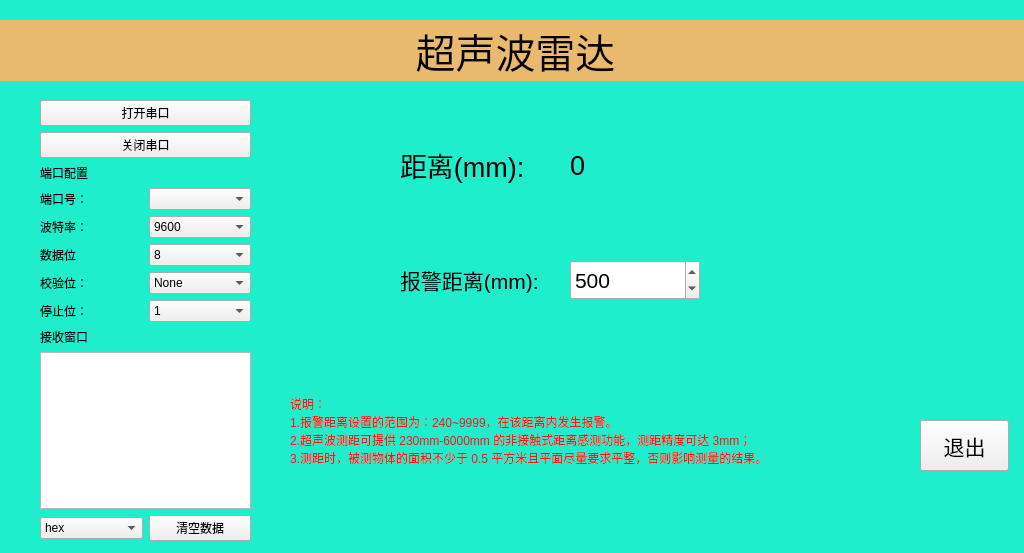
<?xml version="1.0" encoding="UTF-8"?>
<ui version="4.0">
 <class>SensorDemo</class>
 <widget class="QWidget" name="SensorDemo">
  <property name="geometry">
   <rect>
    <x>0</x>
    <y>0</y>
    <width>1024</width>
    <height>553</height>
   </rect>
  </property>
  <property name="windowTitle">
   <string>SensorDemo</string>
  </property>
  <widget class="QWidget" name="layoutWidget">
   <property name="geometry">
    <rect>
     <x>40</x>
     <y>100</y>
     <width>211</width>
     <height>441</height>
    </rect>
   </property>
   <layout class="QVBoxLayout" name="verticalLayout">
    <item>
     <widget class="QPushButton" name="open_port">
      <property name="text">
       <string>打开串口</string>
      </property>
     </widget>
    </item>
    <item>
     <widget class="QPushButton" name="close_port">
      <property name="text">
       <string>关闭串口</string>
      </property>
     </widget>
    </item>
    <item>
     <widget class="QLabel" name="label_3">
      <property name="text">
       <string>端口配置</string>
      </property>
     </widget>
    </item>
    <item>
     <layout class="QHBoxLayout" name="horizontalLayout">
      <item>
       <widget class="QLabel" name="label_4">
        <property name="text">
         <string>端口号：</string>
        </property>
       </widget>
      </item>
      <item>
       <widget class="QComboBox" name="com"/>
      </item>
     </layout>
    </item>
    <item>
     <layout class="QHBoxLayout" name="horizontalLayout_3">
      <item>
       <widget class="QLabel" name="label_6">
        <property name="text">
         <string>波特率：</string>
        </property>
       </widget>
      </item>
      <item>
       <widget class="QComboBox" name="baud">
        <item>
         <property name="text">
          <string>9600</string>
         </property>
        </item>
        <item>
         <property name="text">
          <string>2400</string>
         </property>
        </item>
        <item>
         <property name="text">
          <string>4800</string>
         </property>
        </item>
        <item>
         <property name="text">
          <string>14400</string>
         </property>
        </item>
       </widget>
      </item>
     </layout>
    </item>
    <item>
     <layout class="QHBoxLayout" name="horizontalLayout_5">
      <item>
       <widget class="QLabel" name="label_8">
        <property name="text">
         <string>数据位</string>
        </property>
       </widget>
      </item>
      <item>
       <widget class="QComboBox" name="databit">
        <item>
         <property name="text">
          <string>8</string>
         </property>
        </item>
        <item>
         <property name="text">
          <string>5</string>
         </property>
        </item>
        <item>
         <property name="text">
          <string>6</string>
         </property>
        </item>
        <item>
         <property name="text">
          <string>7</string>
         </property>
        </item>
       </widget>
      </item>
     </layout>
    </item>
    <item>
     <layout class="QHBoxLayout" name="horizontalLayout_4">
      <item>
       <widget class="QLabel" name="label_7">
        <property name="text">
         <string>校验位：</string>
        </property>
       </widget>
      </item>
      <item>
       <widget class="QComboBox" name="checkbit">
        <item>
         <property name="text">
          <string>None</string>
         </property>
        </item>
        <item>
         <property name="text">
          <string>Odd</string>
         </property>
        </item>
        <item>
         <property name="text">
          <string>Even</string>
         </property>
        </item>
       </widget>
      </item>
     </layout>
    </item>
    <item>
     <layout class="QHBoxLayout" name="horizontalLayout_2">
      <item>
       <widget class="QLabel" name="label_5">
        <property name="text">
         <string>停止位：</string>
        </property>
       </widget>
      </item>
      <item>
       <widget class="QComboBox" name="stopbit">
        <item>
         <property name="text">
          <string>1</string>
         </property>
        </item>
        <item>
         <property name="text">
          <string>2</string>
         </property>
        </item>
       </widget>
      </item>
     </layout>
    </item>
    <item>
     <widget class="QLabel" name="label">
      <property name="text">
       <string>接收窗口</string>
      </property>
     </widget>
    </item>
    <item>
     <widget class="QTextEdit" name="Receive_text_win">
      <property name="font">
       <font>
        <pointsize>8</pointsize>
       </font>
      </property>
      <property name="readOnly">
       <bool>true</bool>
      </property>
     </widget>
    </item>
    <item>
     <layout class="QHBoxLayout" name="horizontalLayout_6">
      <item>
       <widget class="QComboBox" name="receive_state">
        <item>
         <property name="text">
          <string>hex</string>
         </property>
        </item>
        <item>
         <property name="text">
          <string>string</string>
         </property>
        </item>
       </widget>
      </item>
      <item>
       <widget class="QPushButton" name="clear_receive_button">
        <property name="text">
         <string>清空数据</string>
        </property>
       </widget>
      </item>
     </layout>
    </item>
   </layout>
   <zorder>Receive_text_win</zorder>
   <zorder>open_port</zorder>
   <zorder>label_3</zorder>
   <zorder>label</zorder>
   <zorder>close_port</zorder>
  </widget>
  <widget class="QLabel" name="sensor_data">
   <property name="geometry">
    <rect>
     <x>570</x>
     <y>140</y>
     <width>140</width>
     <height>50</height>
    </rect>
   </property>
   <property name="font">
    <font>
     <pointsize>20</pointsize>
    </font>
   </property>
   <property name="text">
    <string>0</string>
   </property>
  </widget>
  <widget class="QLabel" name="label_2">
   <property name="geometry">
    <rect>
     <x>0</x>
     <y>20</y>
     <width>1031</width>
     <height>61</height>
    </rect>
   </property>
   <property name="font">
    <font>
     <pointsize>30</pointsize>
    </font>
   </property>
   <property name="focusPolicy">
    <enum>Qt::NoFocus</enum>
   </property>
   <property name="layoutDirection">
    <enum>Qt::LeftToRight</enum>
   </property>
   <property name="styleSheet">
    <string notr="true">background-color: rgb(233, 185, 110);</string>
   </property>
   <property name="text">
    <string>超声波雷达</string>
   </property>
   <property name="alignment">
    <set>Qt::AlignCenter</set>
   </property>
  </widget>
  <widget class="QLabel" name="label_9">
   <property name="geometry">
    <rect>
     <x>0</x>
     <y>0</y>
     <width>1024</width>
     <height>553</height>
    </rect>
   </property>
   <property name="styleSheet">
    <string notr="true">background-color: rgb(31, 238, 205);</string>
   </property>
   <property name="text">
    <string/>
   </property>
  </widget>
  <widget class="QLabel" name="distance">
   <property name="geometry">
    <rect>
     <x>400</x>
     <y>140</y>
     <width>140</width>
     <height>50</height>
    </rect>
   </property>
   <property name="font">
    <font>
     <pointsize>20</pointsize>
    </font>
   </property>
   <property name="text">
    <string>距离(mm):</string>
   </property>
  </widget>
  <widget class="QLabel" name="label_10">
   <property name="geometry">
    <rect>
     <x>290</x>
     <y>380</y>
     <width>611</width>
     <height>101</height>
    </rect>
   </property>
   <property name="styleSheet">
    <string notr="true">color: rgb(242, 24, 24);</string>
   </property>
   <property name="text">
    <string>说明：
1.报警距离设置的范围为：240~9999，在该距离内发生报警。
2.超声波测距可提供 230mm-6000mm 的非接触式距离感测功能，测距精度可达 3mm；
3.测距时，被测物体的面积不少于 0.5 平方米且平面尽量要求平整，否则影响测量的结果。</string>
   </property>
  </widget>
  <widget class="QSpinBox" name="spinBox">
   <property name="geometry">
    <rect>
     <x>570</x>
     <y>260</y>
     <width>130</width>
     <height>40</height>
    </rect>
   </property>
   <property name="font">
    <font>
     <pointsize>16</pointsize>
    </font>
   </property>
   <property name="minimum">
    <number>240</number>
   </property>
   <property name="maximum">
    <number>9999</number>
   </property>
   <property name="value">
    <number>500</number>
   </property>
  </widget>
  <widget class="QLabel" name="message">
   <property name="geometry">
    <rect>
     <x>740</x>
     <y>260</y>
     <width>130</width>
     <height>40</height>
    </rect>
   </property>
   <property name="font">
    <font>
     <pointsize>16</pointsize>
    </font>
   </property>
   <property name="text">
    <string/>
   </property>
  </widget>
  <widget class="QLabel" name="distance_data">
   <property name="geometry">
    <rect>
     <x>400</x>
     <y>260</y>
     <width>161</width>
     <height>40</height>
    </rect>
   </property>
   <property name="font">
    <font>
     <pointsize>16</pointsize>
    </font>
   </property>
   <property name="text">
    <string>报警距离(mm):</string>
   </property>
  </widget>
  <widget class="QPushButton" name="quit">
   <property name="geometry">
    <rect>
     <x>920</x>
     <y>420</y>
     <width>89</width>
     <height>51</height>
    </rect>
   </property>
   <property name="font">
    <font>
     <pointsize>16</pointsize>
    </font>
   </property>
   <property name="text">
    <string>退出</string>
   </property>
  </widget>
  <zorder>label_9</zorder>
  <zorder>layoutWidget</zorder>
  <zorder>sensor_data</zorder>
  <zorder>label_2</zorder>
  <zorder>distance</zorder>
  <zorder>label_10</zorder>
  <zorder>spinBox</zorder>
  <zorder>message</zorder>
  <zorder>distance_data</zorder>
  <zorder>quit</zorder>
 </widget>
 <resources/>
 <connections/>
</ui>
